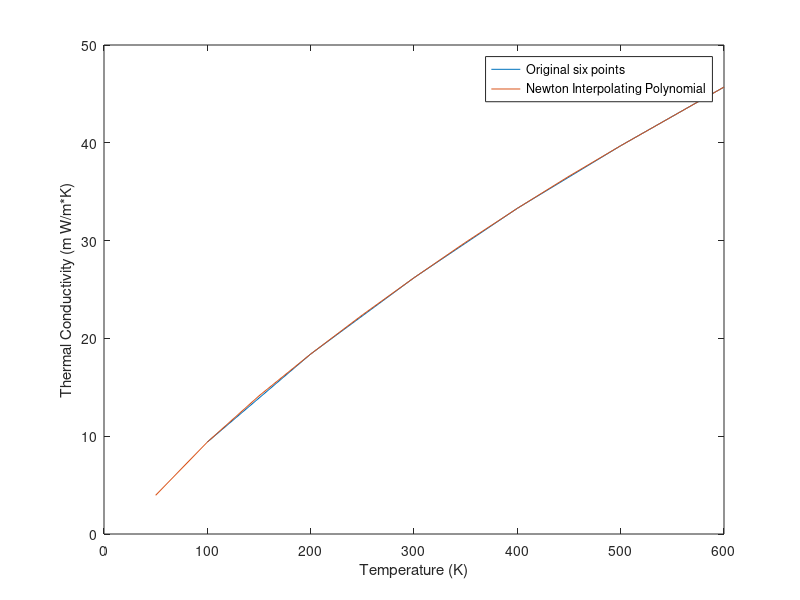

MATLAB code for this plot:
function TEAM34PS07Q1
Temp = [100 200 300 400 500 600];
ThermCon = [9.4 18.4 26.2 33.3 39.7 45.7];
PTherm = [];
NewTemp = [];
for k = 50:50:600
    NewTemp = [NewTemp k];
    Predicted = Newtint(Temp,ThermCon,k);
    PTherm = [PTherm Predicted];
end
disp(PTherm)
figure
hold on
box on
xlabel('Temperature (K)')
ylabel('Thermal Conductivity (m W/m*K)')
plot(Temp,ThermCon)
plot(NewTemp,PTherm)
legend ('Original six points','Newton Interpolating Polynomial')
hold off
% Part (C)
NTemp = [100 200 300 400 500 600 150];
NThermCon = [9.4 18.4 26.2 33.3 39.7 45.7 13.9];
Conductivity125 = Newtint(NTemp,NThermCon,125);
disp(Conductivity125)

end
function yint = Newtint(x,y,xx)
% Newtint: Newton interpolating polynomial
% yint = Newtint(x,y,xx): Uses an (n - 1)-order Newton
% interpolating polynomial based on n data points (x, y) to determine a value of the dependent variable (yint) at a given value of the independent variable, xx.
% input:
% x = independent variable
% y = dependent variable
% xx = value of independent variable at which
% interpolation is calculated
% output:
% yint = interpolated value of dependent variable

% compute the finite divided differences in the form of a
% difference table
n = length(x);
if length(y)~=n, error('x and y must be same length'); end
b = zeros(n,n);
% assign dependent variables to the first column of b.
b(:,1) = y(:); % the (:) ensures that y is a column vector.
for j = 2:n
    for i = 1:n-j+1
        b(i,j) = (b(i+1,j-1)-b(i,j-1))/(x(i+j-1)-x(i));
    end
end
% use the finite divided differences to interpolate 
xt = 1;
yint = b(1,1);
for j = 1:n-1
    xt = xt*(xx-x(j));
    yint = yint+b(1,j+1)*xt;
end
end

